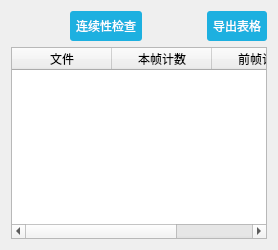
       <widget class="QWidget" name="page_2">
        <layout class="QVBoxLayout" name="verticalLayout_4">
         <item>
          <layout class="QHBoxLayout" name="horizontalLayout_15">
           <item>
            <spacer name="horizontalSpacer_15">
             <property name="orientation">
              <enum>Qt::Horizontal</enum>
             </property>
             <property name="sizeHint" stdset="0">
              <size>
               <width>40</width>
               <height>20</height>
              </size>
             </property>
            </spacer>
           </item>
           <item>
            <widget class="QPushButton" name="btn_jumpCal">
             <property name="sizePolicy">
              <sizepolicy hsizetype="Minimum" vsizetype="Fixed">
               <horstretch>0</horstretch>
               <verstretch>0</verstretch>
              </sizepolicy>
             </property>
             <property name="styleSheet">
              <string notr="true">QPushButton{
	background-color: #1DB0E0;
;	border-radius: 3px;
 	border: 2px;
	padding:6px;
	color:white;
}
QPushButton:hover{
	background-color:#2ECBFF; 
	color: white;
}
</string>
             </property>
             <property name="text">
              <string>连续性检查</string>
             </property>
             <property name="iconSize">
              <size>
               <width>0</width>
               <height>0</height>
              </size>
             </property>
             <property name="checkable">
              <bool>false</bool>
             </property>
             <property name="default">
              <bool>true</bool>
             </property>
             <property name="flat">
              <bool>false</bool>
             </property>
            </widget>
           </item>
           <item>
            <spacer name="horizontalSpacer_16">
             <property name="orientation">
              <enum>Qt::Horizontal</enum>
             </property>
             <property name="sizeHint" stdset="0">
              <size>
               <width>40</width>
               <height>20</height>
              </size>
             </property>
            </spacer>
           </item>
           <item>
            <widget class="QPushButton" name="pushButton_3">
             <property name="styleSheet">
              <string notr="true">QPushButton{
	background-color: #1DB0E0;
;	border-radius: 3px;
 	border: 2px;
	padding:6px;
	color:white;
}
QPushButton:hover{
	background-color:#2ECBFF; 
	color: white;
}
</string>
             </property>
             <property name="text">
              <string>导出表格</string>
             </property>
            </widget>
           </item>
          </layout>
         </item>
         <item>
          <widget class="QTableWidget" name="jumpTableWidget">
           <column>
            <property name="text">
             <string>文件</string>
            </property>
           </column>
           <column>
            <property name="text">
             <string>本帧计数</string>
            </property>
           </column>
           <column>
            <property name="text">
             <string>前帧计数</string>
            </property>
           </column>
          </widget>
         </item>
        </layout>
       </widget>
